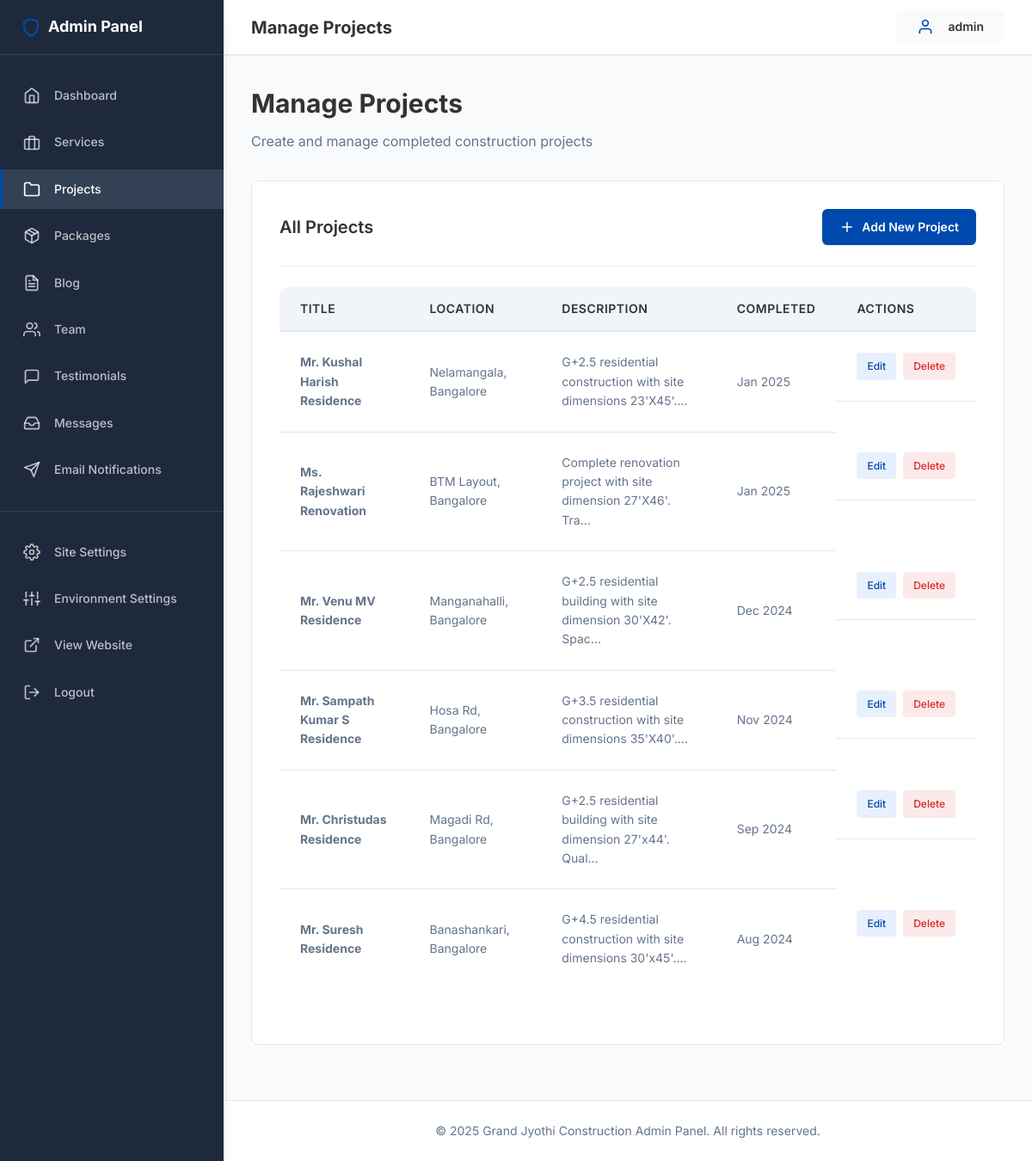
The app's page /admin/projects.php (signed in) with its own data.
### tables this page shows
CREATE TABLE IF NOT EXISTS projects (
    id INT AUTO_INCREMENT PRIMARY KEY,
    title VARCHAR(255) NOT NULL,
    location VARCHAR(255) NOT NULL,
    description TEXT NOT NULL,
    image VARCHAR(255) DEFAULT 'placeholder.jpg',
    completed_on DATE NULL,
    created_at TIMESTAMP DEFAULT CURRENT_TIMESTAMP,
    INDEX idx_created (created_at),
    INDEX idx_completed (completed_on)
);

### includes/db.php (called while the page is built, shortened)
<?php
function getDbConnection(): PDO
{
    static $pdo = null;
    if ($pdo === null) {
        $dsn = sprintf(
            'mysql:host=%s;dbname=%s;charset=%s',
            DB_HOST,
            DB_NAME,
            DB_CHARSET
        );
        $options = [
            PDO::ATTR_ERRMODE            => PDO::ERRMODE_EXCEPTION,
            PDO::ATTR_DEFAULT_FETCH_MODE => PDO::FETCH_ASSOC,
            PDO::ATTR_EMULATE_PREPARES   => false,
            PDO::ATTR_PERSISTENT         => false,
        ];
        try {
            $pdo = new PDO($dsn, DB_USER, DB_PASS, $options);
        } catch (PDOException $e) {
            error_log('Database Connection Error: ' . $e->getMessage());
            die('Database connection failed. Please try again later.');
        }
    }
    return $pdo;
}
function executeQuery(string $sql, array $params = []): PDOStatement
{
    $pdo = getDbConnection();
    $stmt = $pdo->prepare($sql);
    $stmt->execute($params);
    return $stmt;
}
function sanitizeOutput($data): string
{
    return htmlspecialchars((string)$data, ENT_QUOTES, 'UTF-8');
}

### admin/projects.php (the view, shortened to what this page needs)
<?php
require_once __DIR__ . '/../includes/db.php';
$action = $_GET['action'] ?? 'list';
$projects = [];
if ($action === 'list') {
    $projects = executeQuery("SELECT * FROM projects ORDER BY completed_on DESC, created_at DESC")->fetchAll();
}
require_once __DIR__ . '/includes/admin_header.php';
?>
<div class="content-header">
    <h1>Manage Projects</h1>
    <p>Create and manage completed construction projects</p>
</div>
<?php if ($action === 'list'): ?>
    <div class="card">
        <div class="card-header">
            <h2 class="card-title">All Projects</h2>
            <a href="?action=add" class="btn btn-primary">
                <i data-feather="plus"></i> Add New Project
            </a>
        </div>
        <?php if (empty($projects)): ?>
            <p>No projects found. <a href="?action=add">Add your first project</a>!</p>
        <?php else: ?>
            <div class="table-container">
                <table class="admin-table">
                    <thead>
                        <tr>
                            <th>Title</th>
                            <th>Location</th>
                            <th>Description</th>
                            <th>Completed</th>
                            <th>Actions</th>
                        </tr>
                    </thead>
                    <tbody>
                        <?php foreach ($projects as $proj): ?>
                            <tr>
                                <td><strong><?= sanitizeOutput($proj['title']) ?></strong></td>
                                <td><?= sanitizeOutput($proj['location']) ?></td>
                                <td><?= sanitizeOutput(substr($proj['description'], 0, 60)) ?>...</td>
                                <td><?= $proj['completed_on'] ? date('M Y', strtotime($proj['completed_on'])) : 'N/A' ?></td>
                                <td class="table-actions">
                                    <a href="?action=edit&id=<?= $proj['id'] ?>" class="btn-edit">Edit</a>
                                    <a href="?action=delete&id=<?= $proj['id'] ?>" class="btn-delete">Delete</a>
                                </td>
                            </tr>
                        <?php endforeach; ?>
                    </tbody>
                </table>
            </div>
        <?php endif; ?>
    </div>
<?php endif; ?>
<?php require_once __DIR__ . '/includes/admin_footer.php'; ?>

### assets/css/admin.css (style rules this page uses)
:root { --admin-primary: #004AAD; --admin-primary-hover: #003a8c; --admin-danger: #dc2626; --admin-danger-hover: #b91c1c; --admin-success: #16a34a; --admin-warning: #F7931E; --admin-text-dark: #333333; --admin-text-gray: #64748b; --admin-text-light: #94a3b8; --admin-bg-white: #ffffff; --admin-bg-light: #F9FAFB; --admin-bg-gray: #f1f5f9; --admin-border: #e2e8f0; --admin-sidebar-bg: #1e293b; --admin-sidebar-hover: #334155; --admin-topbar-height: 64px; --admin-sidebar-width: 260px; --admin-sidebar-collapsed: 70px; --shadow-sm: 0 1px 2px 0 rgba(0, 0, 0, 0.05); --shadow-md: 0 4px 6px -1px rgba(0, 0, 0, 0.1); --shadow-lg: 0 10px 15px -3px rgba(0, 0, 0, 0.1); --spacing-xs: 0.5rem; --spacing-sm: 1rem; --spacing-md: 1.5rem; --spacing-lg: 2rem; --spacing-xl: 3rem; --radius-sm: 4px; --radius-md: 6px; --radius-lg: 8px; --radius-xl: 12px; --font-base: 'Inter', -apple-system, BlinkMacSystemFont, 'Segoe UI', sans-serif; --font-size-xs: 0.75rem; --font-size-sm: 0.875rem; --font-size-base: 1rem; --font-size-lg: 1.125rem; --font-size-xl: 1.25rem; --font-size-2xl: 1.5rem; --font-size-3xl: 1.875rem; }
* { margin: 0; padding: 0; box-sizing: border-box; }
body { font-family: var(--font-base); font-size: var(--font-size-base); line-height: 1.6; color: var(--admin-text-dark); background-color: var(--admin-bg-light); -webkit-font-smoothing: antialiased; -moz-osx-font-smoothing: grayscale; }
.content-header { margin-bottom: var(--spacing-lg); }
.content-header h1 { font-size: var(--font-size-3xl); font-weight: 700; color: var(--admin-text-dark); margin-bottom: var(--spacing-xs); }
.content-header p { color: var(--admin-text-gray); font-size: var(--font-size-base); }
.card { background-color: var(--admin-bg-white); border: 1px solid var(--admin-border); border-radius: var(--radius-lg); padding: var(--spacing-lg); margin-bottom: var(--spacing-lg); }
.card-header { display: flex; justify-content: space-between; align-items: center; margin-bottom: var(--spacing-md); padding-bottom: var(--spacing-md); border-bottom: 1px solid var(--admin-border); }
.card-title { font-size: var(--font-size-xl); font-weight: 600; color: var(--admin-text-dark); }
.btn { display: inline-flex; align-items: center; gap: var(--spacing-xs); padding: 0.625rem 1.25rem; font-size: var(--font-size-sm); font-weight: 600; text-decoration: none; border-radius: var(--radius-md); border: none; cursor: pointer; transition: all 0.2s ease; text-align: center; }
.btn svg { width: 18px; height: 18px; }
.btn-primary { background-color: var(--admin-primary); color: white; }
.table-container { overflow-x: auto; margin-bottom: var(--spacing-lg); }
.admin-table { width: 100%; border-collapse: collapse; background-color: var(--admin-bg-white); border-radius: var(--radius-lg); overflow: hidden; }
.admin-table thead { background-color: var(--admin-bg-gray); }
.admin-table th { padding: 0.875rem var(--spacing-md); text-align: left; font-size: var(--font-size-sm); font-weight: 600; color: var(--admin-text-dark); text-transform: uppercase; letter-spacing: 0.5px; border-bottom: 2px solid var(--admin-border); }
.admin-table td { padding: var(--spacing-md); border-bottom: 1px solid var(--admin-border); font-size: var(--font-size-sm); color: var(--admin-text-gray); }
.admin-table tbody tr { transition: background-color 0.2s ease; }
.admin-table tbody tr:last-child td { border-bottom: none; }
.table-actions { display: flex; gap: var(--spacing-xs); white-space: nowrap; }
.table-actions a { padding: 0.375rem 0.75rem; font-size: var(--font-size-xs); border-radius: var(--radius-sm); text-decoration: none; font-weight: 500; transition: all 0.2s ease; }
.table-actions .btn-edit { background-color: rgba(37, 99, 235, 0.1); color: var(--admin-primary); }
.table-actions .btn-delete { background-color: rgba(220, 38, 38, 0.1); color: var(--admin-danger); }

### records on screen
projects: title "Mr. Kushal Harish Residence", location "Nelamangala, Bangalore", description "G+2.5 residential construction with site dimensions 23'X45'.", completed_on "Jan 2025"
projects: title "Ms. Rajeshwari Renovation", location "BTM Layout, Bangalore", description "Complete renovation project with site dimension 27'X46'. Tra", completed_on "Jan 2025"
projects: title "Mr. Venu MV Residence", location "Manganahalli, Bangalore", description "G+2.5 residential building with site dimension 30'X42'. Spac", completed_on "Dec 2024"
projects: title "Mr. Sampath Kumar S Residence", location "Hosa Rd, Bangalore", description "G+3.5 residential construction with site dimensions 35'X40'.", completed_on "Nov 2024"
projects: title "Mr. Christudas Residence", location "Magadi Rd, Bangalore", description "G+2.5 residential building with site dimension 27'x44'. Qual", completed_on "Sep 2024"
projects: title "Mr. Suresh Residence", location "Banashankari, Bangalore", description "G+4.5 residential construction with site dimensions 30'x45'.", completed_on "Aug 2024"

### other values on screen
sanitizeOutput($page_title) "Manage Projects"
sanitizeOutput($_SESSION['admin_username'] ?? 'Admin') "admin"
